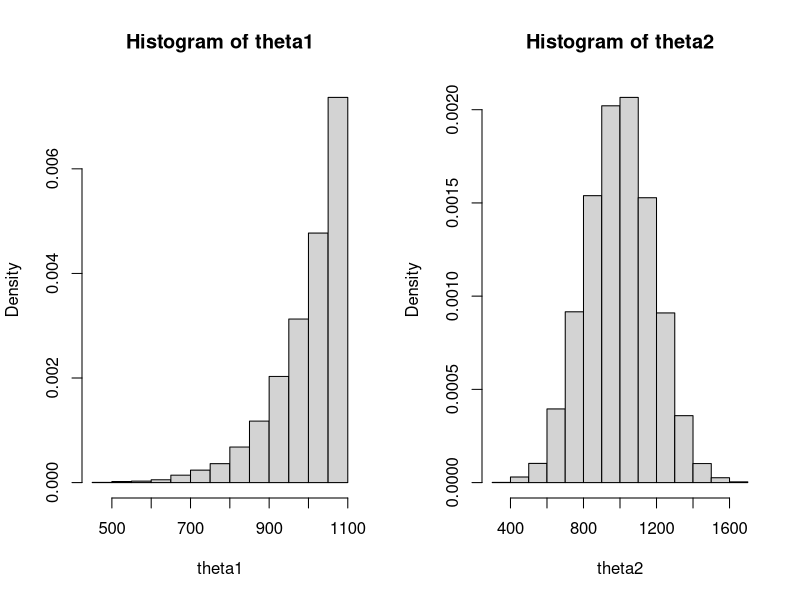

Here is the R script that generated this plot:
# Simulation study of x~unif(0, theta)

theta <- 1000
n <- 10
b <- 10000
data <- matrix(, b, n)
x_max <- rep(0, b)
x_mean <- rep(0, b)

for (i in 1:b) {
    set.seed(i)
    data[i, ] <- runif(n, 0, theta)
    x_max[i] <- max(data[i, ])
    x_mean[i] <- mean(data[i, ])
}

f <- function(x) n * (x^(n - 1) / theta^n)

expected_value <- n / (n + 1) * theta
cat("Expectation of x_(n) is ", expected_value)
cat("Sample mean of x_(n) is ", mean(x_max))

expected_variance <- (n / (n + 2) * theta^2) - expected_value^2
cat("Variance of x_(n) is ", expected_variance)
cat("Sample variance of x_(n) is ", var(x_max))

theta1 <- x_max * (n + 1) / n
mean(theta1) - theta
median(theta1)
var(theta1)

theta2 <- 2 * x_mean
mean(theta2)
var(theta2)
head(theta2)

par(mfrow = c(1, 2)) # partition plot panel into two columns
hist(theta1, probability = TRUE)
hist(theta2, probability = TRUE)
